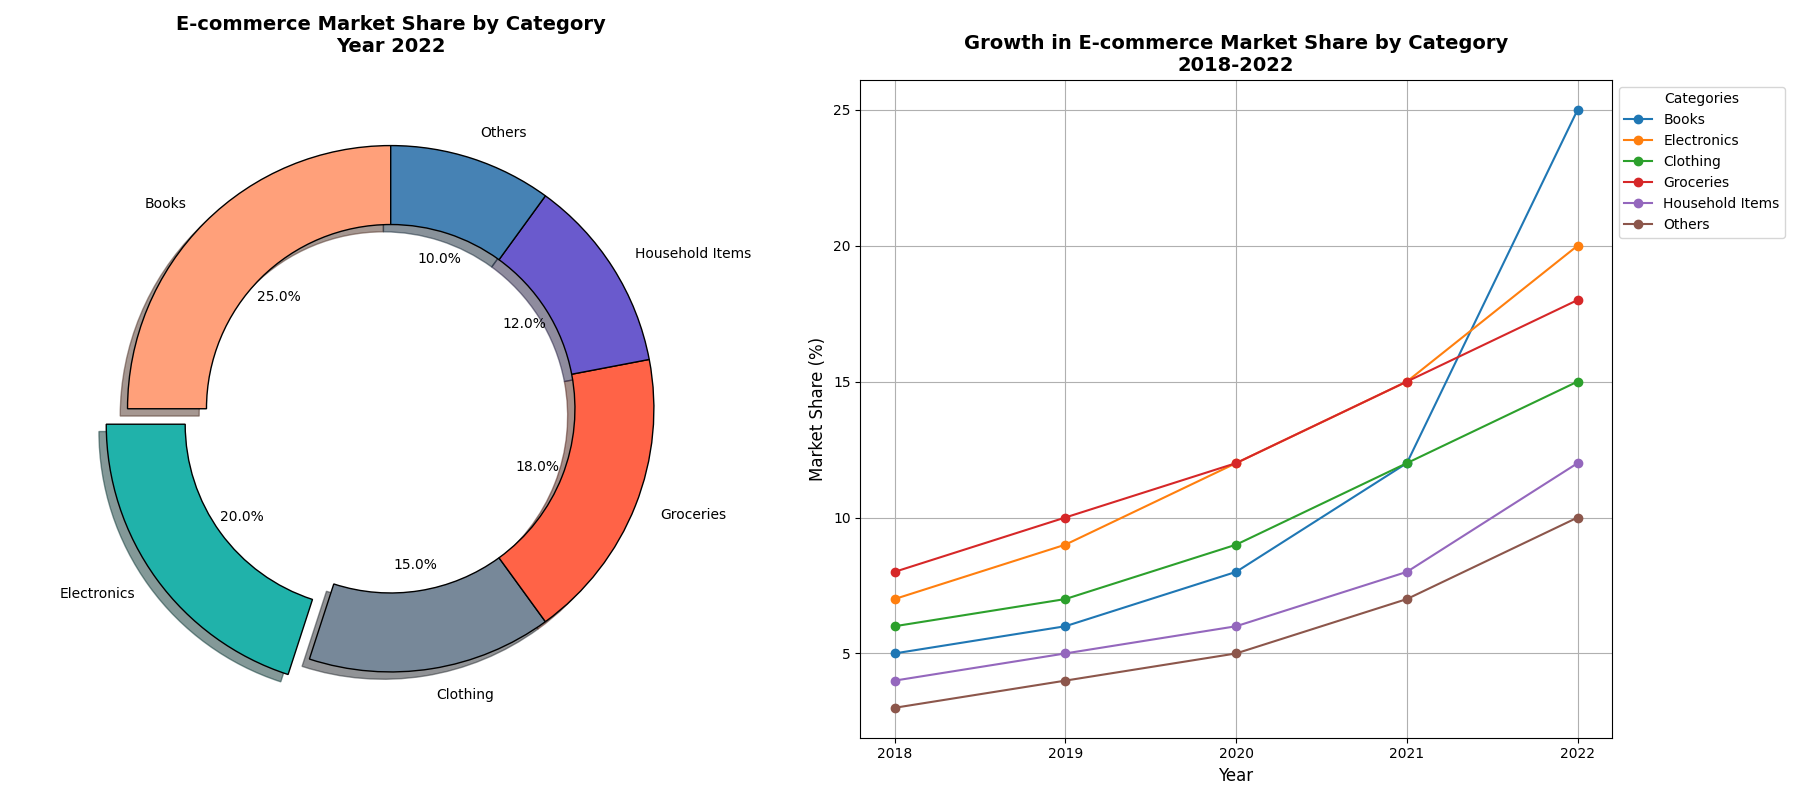

This chart was generated by the following Python code:
import matplotlib.pyplot as plt

# Define the data for the pie chart
categories = ['Books', 'Electronics', 'Clothing', 'Groceries', 'Household Items', 'Others']
market_share = [25, 20, 15, 18, 12, 10]

# Define colors for each category
colors = ['#FFA07A', '#20B2AA', '#778899', '#FF6347', '#6A5ACD', '#4682B4']

# Data showing the growth of categories over years
years = ['2018', '2019', '2020', '2021', '2022']
growth_data = {
    'Books': [5, 6, 8, 12, 25],
    'Electronics': [7, 9, 12, 15, 20],
    'Clothing': [6, 7, 9, 12, 15],
    'Groceries': [8, 10, 12, 15, 18],
    'Household Items': [4, 5, 6, 8, 12],
    'Others': [3, 4, 5, 7, 10]
}

# Set up the figure and axis for subplots
fig, ax = plt.subplots(1, 2, figsize=(18, 8))

# Create the donut chart on the first subplot
explode = (0, 0.1, 0, 0, 0, 0)
wedges, texts, autotexts = ax[0].pie(
    market_share, labels=categories, autopct='%1.1f%%', startangle=90, 
    colors=colors, shadow=True, explode=explode, wedgeprops={'edgecolor': 'black', 'width': 0.3}
)
ax[0].set_title('E-commerce Market Share by Category\nYear 2022', fontsize=14, fontweight='bold', pad=20)

# Create a line chart on the second subplot to show growth over years
for category, data in growth_data.items():
    ax[1].plot(years, data, marker='o', label=category)

ax[1].set_title('Growth in E-commerce Market Share by Category\n2018-2022', fontsize=14, fontweight='bold')
ax[1].set_xlabel('Year', fontsize=12)
ax[1].set_ylabel('Market Share (%)', fontsize=12)
ax[1].legend(title="Categories", loc='upper left', fontsize=10, bbox_to_anchor=(1, 1))
ax[1].grid(True)

# Ensure layout is adjusted to prevent overlap
plt.tight_layout()

# Display the combined chart
plt.show()
